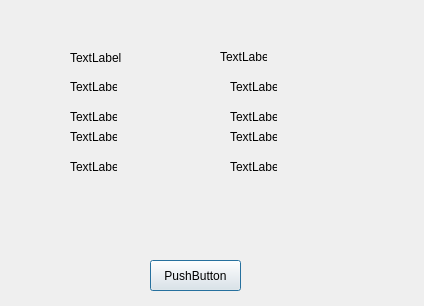
<?xml version="1.0" encoding="UTF-8"?>
<ui version="4.0">
 <class>Dialog</class>
 <widget class="QDialog" name="Dialog">
  <property name="geometry">
   <rect>
    <x>0</x>
    <y>0</y>
    <width>424</width>
    <height>306</height>
   </rect>
  </property>
  <property name="windowTitle">
   <string>Dialog</string>
  </property>
  <widget class="QPushButton" name="pushButton">
   <property name="geometry">
    <rect>
     <x>150</x>
     <y>260</y>
     <width>91</width>
     <height>31</height>
    </rect>
   </property>
   <property name="text">
    <string>PushButton</string>
   </property>
  </widget>
  <widget class="QLabel" name="label">
   <property name="geometry">
    <rect>
     <x>70</x>
     <y>50</y>
     <width>61</width>
     <height>16</height>
    </rect>
   </property>
   <property name="text">
    <string>TextLabel</string>
   </property>
  </widget>
  <widget class="QLabel" name="label_2">
   <property name="geometry">
    <rect>
     <x>70</x>
     <y>80</y>
     <width>47</width>
     <height>13</height>
    </rect>
   </property>
   <property name="text">
    <string>TextLabel</string>
   </property>
  </widget>
  <widget class="QLabel" name="label_3">
   <property name="geometry">
    <rect>
     <x>70</x>
     <y>110</y>
     <width>47</width>
     <height>13</height>
    </rect>
   </property>
   <property name="text">
    <string>TextLabel</string>
   </property>
  </widget>
  <widget class="QLabel" name="label_4">
   <property name="geometry">
    <rect>
     <x>70</x>
     <y>130</y>
     <width>47</width>
     <height>13</height>
    </rect>
   </property>
   <property name="text">
    <string>TextLabel</string>
   </property>
  </widget>
  <widget class="QLabel" name="label_5">
   <property name="geometry">
    <rect>
     <x>70</x>
     <y>160</y>
     <width>47</width>
     <height>13</height>
    </rect>
   </property>
   <property name="text">
    <string>TextLabel</string>
   </property>
  </widget>
  <widget class="QLabel" name="label_6">
   <property name="geometry">
    <rect>
     <x>220</x>
     <y>50</y>
     <width>47</width>
     <height>13</height>
    </rect>
   </property>
   <property name="text">
    <string>TextLabel</string>
   </property>
  </widget>
  <widget class="QLabel" name="label_7">
   <property name="geometry">
    <rect>
     <x>230</x>
     <y>80</y>
     <width>47</width>
     <height>13</height>
    </rect>
   </property>
   <property name="text">
    <string>TextLabel</string>
   </property>
  </widget>
  <widget class="QLabel" name="label_8">
   <property name="geometry">
    <rect>
     <x>230</x>
     <y>110</y>
     <width>47</width>
     <height>13</height>
    </rect>
   </property>
   <property name="text">
    <string>TextLabel</string>
   </property>
  </widget>
  <widget class="QLabel" name="label_9">
   <property name="geometry">
    <rect>
     <x>230</x>
     <y>130</y>
     <width>47</width>
     <height>13</height>
    </rect>
   </property>
   <property name="text">
    <string>TextLabel</string>
   </property>
  </widget>
  <widget class="QLabel" name="label_10">
   <property name="geometry">
    <rect>
     <x>230</x>
     <y>160</y>
     <width>47</width>
     <height>13</height>
    </rect>
   </property>
   <property name="text">
    <string>TextLabel</string>
   </property>
  </widget>
 </widget>
 <resources/>
 <connections/>
</ui>
